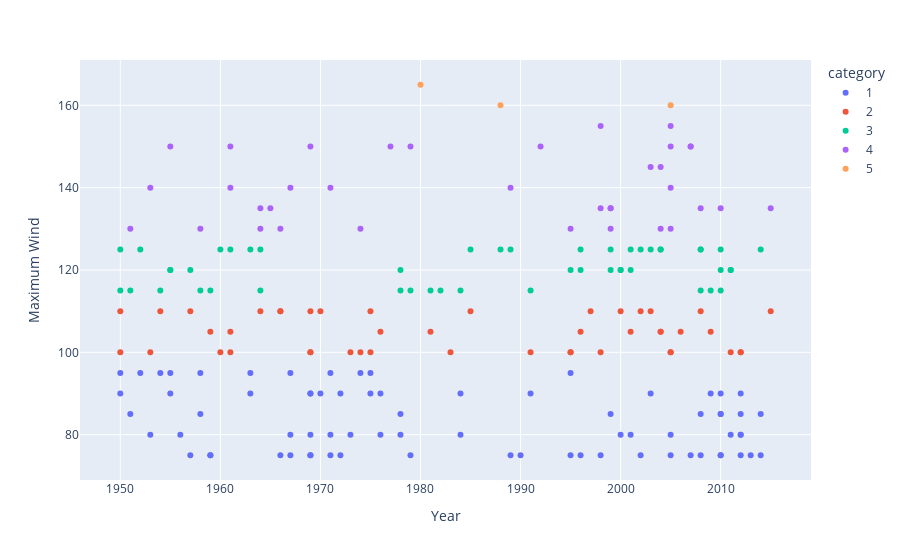

The notebook cell saved with this chart:
### Markdown cell above
Sorting the categories for plotting

### Code cell
category_order = [1, 2, 3, 4, 5]

color_scale = [
    (0, 'blue'),
    (0.25, 'green'),
    (0.5, 'yellow'),
    (0.75, 'orange'),
    (1, 'red')
]

fig = px.scatter(
    max_wind_speeds,
    x="Year",
    y="Maximum Wind",
    color="category",
    color_continuous_scale=color_scale,
    category_orders={"category": category_order}
)

fig.show()

### Figure 1 — Plotly figure (JSON) as saved in the notebook; plotly's stock layout.template omitted (floating-point values rounded to 4 significant figures)
{"data": [{"hovertemplate": "category=1<br>Year=%{x}<br>Maximum Wind=%{y}<extra></extra>", "legendgroup": "1", "marker": {"color": "#636efa", "symbol": "circle"}, "mode": "markers", "name": "1", "orientation": "v", "showlegend": true, "type": "scatter", "x": [1951, 2009, 1971, 1978, 1976, 1975, 1971, 1974, 1958, 1950, 1999, 2003, 1969, 2012, 2002, 2010, 1990, 2005, 2007, 2001, 2010, 1972, 1954, 1952, 1972, 1996, 1967, 2012, 1959, 1955, 2008, 1967, 1975, 1963, 1991, 2008, 1967, 1979, 1969, 1989, 2000, 1955, 1984, 2010, 1995, 2010, 1963, 2014, 1973, 1956, 1957, 1950, 1971, 2013, 1958, 1959, 1969, 1969, 2012, 1998, 2012, 1953, 1969, 1976, 1966, 2005, 2012, 1978, 2010, 1970, 1995, 2011, 2014, 1984], "xaxis": "x", "y": [85, 90, 75, 80, 90, 90, 80, 95, 95, 90, 85, 90, 90, 90, 75, 75, 75, 80, 75, 80, 75, 75, 95, 95, 90, 75, 95, 75, 75, 90, 85, 75, 95, 95, 90, 75, 80, 75, 75, 75, 80, 95, 80, 90, 75, 85, 90, 85, 80, 80, 75, 95, 95, 75, 85, 75, 90, 80, 80, 75, 80, 80, 75, 80, 75, 75, 85, 85, 85, 90, 95, 80, 75, 90], "yaxis": "y"}, {"hovertemplate": "category=2<br>Year=%{x}<br>Maximum Wind=%{y}<extra></extra>", "legendgroup": "2", "marker": {"color": "#EF553B", "symbol": "circle"}, "mode": "markers", "name": "2", "orientation": "v", "showlegend": true, "type": "scatter", "x": [1991, 1950, 1950, 2004, 1966, 1961, 2005, 1954, 2001, 1996, 2009, 1969, 2003, 2011, 1974, 1976, 1970, 2015, 1985, 1973, 1997, 1960, 1966, 1969, 1981, 2005, 2012, 1983, 1957, 2008, 1998, 1961, 1975, 2006, 1959, 1964, 2004, 2000, 2002, 1995, 2012, 1995, 1975, 1953, 1969], "xaxis": "x", "y": [100, 100, 110, 105, 110, 100, 100, 110, 105, 105, 105, 100, 110, 100, 100, 105, 110, 110, 110, 100, 110, 100, 110, 110, 105, 100, 100, 100, 110, 110, 100, 105, 110, 105, 105, 110, 105, 110, 110, 100, 100, 100, 100, 100, 100], "yaxis": "y"}, {"hovertemplate": "category=3<br>Year=%{x}<br>Maximum Wind=%{y}<extra></extra>", "legendgroup": "3", "marker": {"color": "#00cc96", "symbol": "circle"}, "mode": "markers", "name": "3", "orientation": "v", "showlegend": true, "type": "scatter", "x": [1950, 1952, 2008, 2009, 1999, 1964, 2010, 1978, 1955, 2001, 1988, 2004, 1950, 2002, 1995, 2008, 1999, 1958, 1982, 1984, 1960, 1963, 1978, 1954, 2000, 2010, 2011, 2000, 1957, 1955, 1961, 2003, 1964, 1985, 1959, 1981, 2008, 1951, 1996, 2004, 2014, 2011, 2010, 1979, 1996, 2001, 1991, 1989], "xaxis": "x", "y": [125, 125, 125, 115, 125, 115, 125, 120, 120, 125, 125, 125, 115, 125, 120, 115, 120, 115, 115, 115, 125, 125, 115, 115, 120, 120, 120, 120, 120, 120, 125, 125, 125, 125, 115, 115, 125, 115, 125, 125, 125, 120, 115, 115, 120, 120, 115, 125], "yaxis": "y"}, {"hovertemplate": "category=4<br>Year=%{x}<br>Maximum Wind=%{y}<extra></extra>", "legendgroup": "4", "marker": {"color": "#ab63fa", "symbol": "circle"}, "mode": "markers", "name": "4", "orientation": "v", "showlegend": true, "type": "scatter", "x": [1964, 2007, 1951, 1999, 1989, 2010, 1966, 2004, 1995, 2005, 1977, 1965, 1961, 1953, 1979, 1971, 2005, 2007, 1999, 1964, 1955, 1999, 1998, 1992, 1967, 1974, 2005, 2008, 1961, 1958, 2003, 1969, 2004, 1998, 2015, 2005], "xaxis": "x", "y": [135, 150, 130, 130, 140, 135, 130, 145, 130, 155, 150, 135, 150, 140, 150, 140, 140, 150, 135, 130, 150, 135, 155, 150, 140, 130, 130, 135, 140, 130, 145, 150, 130, 135, 135, 150], "yaxis": "y"}, {"hovertemplate": "category=5<br>Year=%{x}<br>Maximum Wind=%{y}<extra></extra>", "legendgroup": "5", "marker": {"color": "#FFA15A", "symbol": "circle"}, "mode": "markers", "name": "5", "orientation": "v", "showlegend": true, "type": "scatter", "x": [1980, 2005, 1988], "xaxis": "x", "y": [165, 160, 160], "yaxis": "y"}], "layout": {"legend": {"title": {"text": "category"}, "tracegroupgap": 0}, "margin": {"t": 60}, "xaxis": {"anchor": "y", "domain": [0, 1], "title": {"text": "Year"}}, "yaxis": {"anchor": "x", "domain": [0, 1], "title": {"text": "Maximum Wind"}}}}
